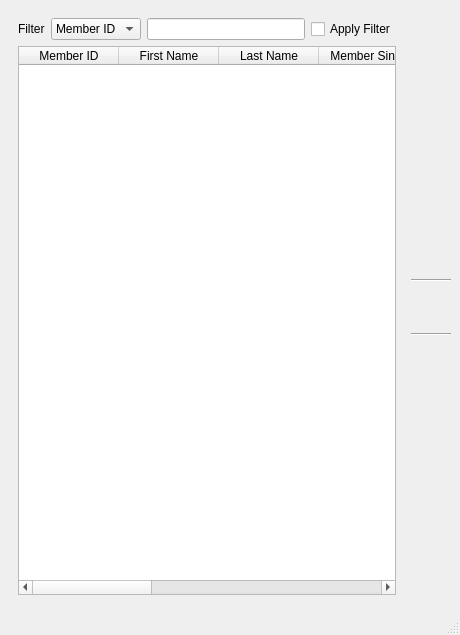
<?xml version="1.0" encoding="UTF-8"?>
<ui version="4.0">
 <class>membersBrowser</class>
 <widget class="QMainWindow" name="membersBrowser">
  <property name="geometry">
   <rect>
    <x>0</x>
    <y>0</y>
    <width>460</width>
    <height>635</height>
   </rect>
  </property>
  <property name="windowTitle">
   <string>BiblioteQ: Members Browser</string>
  </property>
  <property name="windowIcon">
   <iconset resource="../Icons/icons.qrc">
    <normaloff>:/book.png</normaloff>:/book.png</iconset>
  </property>
  <widget class="QWidget" name="centralwidget">
   <layout class="QHBoxLayout">
    <item>
     <widget class="QFrame" name="frame">
      <layout class="QVBoxLayout">
       <item>
        <layout class="QHBoxLayout">
         <item>
          <widget class="QLabel" name="label">
           <property name="text">
            <string>Filter</string>
           </property>
          </widget>
         </item>
         <item>
          <widget class="QComboBox" name="filtertype">
           <property name="sizeAdjustPolicy">
            <enum>QComboBox::AdjustToContents</enum>
           </property>
           <item>
            <property name="text">
             <string>Member ID</string>
            </property>
           </item>
           <item>
            <property name="text">
             <string>Last Name</string>
            </property>
           </item>
          </widget>
         </item>
         <item>
          <widget class="QLineEdit" name="filter">
           <property name="maxLength">
            <number>128</number>
           </property>
          </widget>
         </item>
         <item>
          <widget class="QCheckBox" name="filterBox">
           <property name="toolTip">
            <string/>
           </property>
           <property name="text">
            <string>Apply Filter</string>
           </property>
          </widget>
         </item>
        </layout>
       </item>
       <item>
        <widget class="QTableWidget" name="table">
         <property name="focusPolicy">
          <enum>Qt::StrongFocus</enum>
         </property>
         <property name="alternatingRowColors">
          <bool>true</bool>
         </property>
         <property name="selectionMode">
          <enum>QAbstractItemView::SingleSelection</enum>
         </property>
         <property name="selectionBehavior">
          <enum>QAbstractItemView::SelectRows</enum>
         </property>
         <property name="verticalScrollMode">
          <enum>QAbstractItemView::ScrollPerItem</enum>
         </property>
         <property name="horizontalScrollMode">
          <enum>QAbstractItemView::ScrollPerPixel</enum>
         </property>
         <property name="sortingEnabled">
          <bool>true</bool>
         </property>
         <property name="cornerButtonEnabled">
          <bool>false</bool>
         </property>
         <attribute name="horizontalHeaderStretchLastSection">
          <bool>true</bool>
         </attribute>
         <column>
          <property name="text">
           <string>Member ID</string>
          </property>
         </column>
         <column>
          <property name="text">
           <string>First Name</string>
          </property>
         </column>
         <column>
          <property name="text">
           <string>Last Name</string>
          </property>
         </column>
         <column>
          <property name="text">
           <string>Member Since</string>
          </property>
         </column>
         <column>
          <property name="text">
           <string>Expiration Date</string>
          </property>
         </column>
         <column>
          <property name="text">
           <string>Books Reserved</string>
          </property>
         </column>
         <column>
          <property name="text">
           <string>CDs Reserved</string>
          </property>
         </column>
         <column>
          <property name="text">
           <string>DVDs Reserved</string>
          </property>
         </column>
         <column>
          <property name="text">
           <string>Journals Reserved</string>
          </property>
         </column>
         <column>
          <property name="text">
           <string>Magazines Reserved</string>
          </property>
         </column>
         <column>
          <property name="text">
           <string>Video Games Reserved</string>
          </property>
         </column>
        </widget>
       </item>
      </layout>
     </widget>
    </item>
    <item>
     <layout class="QVBoxLayout">
      <item>
       <widget class="QToolButton" name="addButton">
        <property name="toolTip">
         <string>Add Member</string>
        </property>
        <property name="icon">
         <iconset resource="../Icons/icons.qrc">
          <normaloff>:/32x32/add.png</normaloff>:/32x32/add.png</iconset>
        </property>
        <property name="iconSize">
         <size>
          <width>32</width>
          <height>32</height>
         </size>
        </property>
        <property name="autoRaise">
         <bool>true</bool>
        </property>
       </widget>
      </item>
      <item>
       <widget class="QToolButton" name="deleteButton">
        <property name="toolTip">
         <string>Delete Selected Member</string>
        </property>
        <property name="icon">
         <iconset resource="../Icons/icons.qrc">
          <normaloff>:/32x32/remove.png</normaloff>:/32x32/remove.png</iconset>
        </property>
        <property name="iconSize">
         <size>
          <width>32</width>
          <height>32</height>
         </size>
        </property>
        <property name="autoRaise">
         <bool>true</bool>
        </property>
       </widget>
      </item>
      <item>
       <widget class="QToolButton" name="modifyButton">
        <property name="toolTip">
         <string>Modify Selected Member</string>
        </property>
        <property name="icon">
         <iconset resource="../Icons/icons.qrc">
          <normaloff>:/32x32/edit.png</normaloff>:/32x32/edit.png</iconset>
        </property>
        <property name="iconSize">
         <size>
          <width>32</width>
          <height>32</height>
         </size>
        </property>
        <property name="autoRaise">
         <bool>true</bool>
        </property>
       </widget>
      </item>
      <item>
       <widget class="QToolButton" name="historyButton">
        <property name="toolTip">
         <string>Show Selected Member's Reservation History</string>
        </property>
        <property name="text">
         <string/>
        </property>
        <property name="icon">
         <iconset resource="../Icons/icons.qrc">
          <normaloff>:/32x32/history.png</normaloff>:/32x32/history.png</iconset>
        </property>
        <property name="iconSize">
         <size>
          <width>32</width>
          <height>32</height>
         </size>
        </property>
        <property name="autoRaise">
         <bool>true</bool>
        </property>
       </widget>
      </item>
      <item>
       <widget class="QToolButton" name="listButton">
        <property name="toolTip">
         <string>List Selected Member's Reserved Items</string>
        </property>
        <property name="icon">
         <iconset resource="../Icons/icons.qrc">
          <normaloff>:/32x32/stamp.png</normaloff>:/32x32/stamp.png</iconset>
        </property>
        <property name="iconSize">
         <size>
          <width>32</width>
          <height>32</height>
         </size>
        </property>
        <property name="autoRaise">
         <bool>true</bool>
        </property>
       </widget>
      </item>
      <item>
       <widget class="QToolButton" name="printButton">
        <property name="toolTip">
         <string>Print Selected Member's Reserved Items</string>
        </property>
        <property name="text">
         <string/>
        </property>
        <property name="icon">
         <iconset resource="../Icons/icons.qrc">
          <normaloff>:/32x32/print.png</normaloff>:/32x32/print.png</iconset>
        </property>
        <property name="iconSize">
         <size>
          <width>32</width>
          <height>32</height>
         </size>
        </property>
        <property name="autoRaise">
         <bool>true</bool>
        </property>
       </widget>
      </item>
      <item>
       <widget class="Line" name="line">
        <property name="orientation">
         <enum>Qt::Horizontal</enum>
        </property>
       </widget>
      </item>
      <item>
       <widget class="QToolButton" name="checkoutButton">
        <property name="toolTip">
         <string>Reserve Selected Item</string>
        </property>
        <property name="icon">
         <iconset resource="../Icons/icons.qrc">
          <normaloff>:/32x32/checkout.png</normaloff>:/32x32/checkout.png</iconset>
        </property>
        <property name="iconSize">
         <size>
          <width>32</width>
          <height>32</height>
         </size>
        </property>
        <property name="autoRaise">
         <bool>true</bool>
        </property>
       </widget>
      </item>
      <item>
       <widget class="Line" name="line_3">
        <property name="orientation">
         <enum>Qt::Horizontal</enum>
        </property>
       </widget>
      </item>
      <item>
       <widget class="QToolButton" name="grantButton">
        <property name="toolTip">
         <string>Grant Privileges</string>
        </property>
        <property name="icon">
         <iconset resource="../Icons/icons.qrc">
          <normaloff>:/32x32/permissions.png</normaloff>:/32x32/permissions.png</iconset>
        </property>
        <property name="iconSize">
         <size>
          <width>32</width>
          <height>32</height>
         </size>
        </property>
        <property name="autoRaise">
         <bool>true</bool>
        </property>
       </widget>
      </item>
      <item>
       <widget class="QToolButton" name="overdueButton">
        <property name="toolTip">
         <string>List All Overdue Items</string>
        </property>
        <property name="icon">
         <iconset resource="../Icons/icons.qrc">
          <normaloff>:/32x32/date.png</normaloff>:/32x32/date.png</iconset>
        </property>
        <property name="iconSize">
         <size>
          <width>32</width>
          <height>32</height>
         </size>
        </property>
        <property name="autoRaise">
         <bool>true</bool>
        </property>
       </widget>
      </item>
      <item>
       <widget class="QToolButton" name="reloadButton">
        <property name="toolTip">
         <string>Refresh Table</string>
        </property>
        <property name="icon">
         <iconset resource="../Icons/icons.qrc">
          <normaloff>:/32x32/reload.png</normaloff>:/32x32/reload.png</iconset>
        </property>
        <property name="iconSize">
         <size>
          <width>32</width>
          <height>32</height>
         </size>
        </property>
        <property name="autoRaise">
         <bool>true</bool>
        </property>
       </widget>
      </item>
      <item>
       <spacer>
        <property name="orientation">
         <enum>Qt::Vertical</enum>
        </property>
        <property name="sizeHint" stdset="0">
         <size>
          <width>20</width>
          <height>40</height>
         </size>
        </property>
       </spacer>
      </item>
      <item>
       <widget class="QToolButton" name="cancelButton">
        <property name="toolTip">
         <string>Close Browser</string>
        </property>
        <property name="icon">
         <iconset resource="../Icons/icons.qrc">
          <normaloff>:/32x32/cancel.png</normaloff>:/32x32/cancel.png</iconset>
        </property>
        <property name="iconSize">
         <size>
          <width>32</width>
          <height>32</height>
         </size>
        </property>
        <property name="autoRaise">
         <bool>true</bool>
        </property>
       </widget>
      </item>
     </layout>
    </item>
   </layout>
  </widget>
  <widget class="QStatusBar" name="statusbar"/>
 </widget>
 <tabstops>
  <tabstop>filtertype</tabstop>
  <tabstop>filter</tabstop>
  <tabstop>filterBox</tabstop>
  <tabstop>table</tabstop>
  <tabstop>addButton</tabstop>
  <tabstop>deleteButton</tabstop>
  <tabstop>modifyButton</tabstop>
  <tabstop>historyButton</tabstop>
  <tabstop>listButton</tabstop>
  <tabstop>printButton</tabstop>
  <tabstop>checkoutButton</tabstop>
  <tabstop>grantButton</tabstop>
  <tabstop>overdueButton</tabstop>
  <tabstop>reloadButton</tabstop>
  <tabstop>cancelButton</tabstop>
 </tabstops>
 <resources>
  <include location="../Icons/icons.qrc"/>
 </resources>
 <connections/>
</ui>
